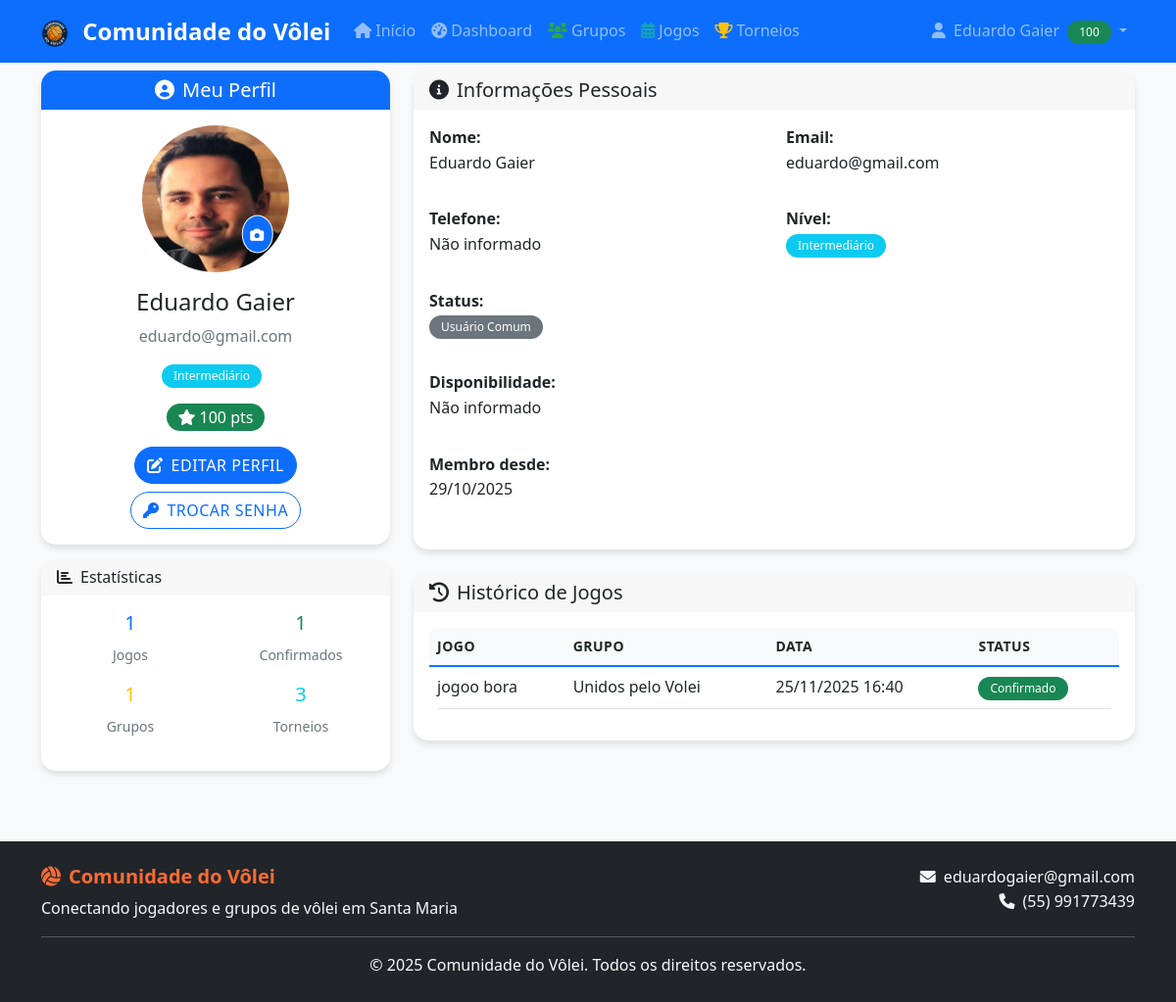
The app's page /perfil.php (signed in), older data.
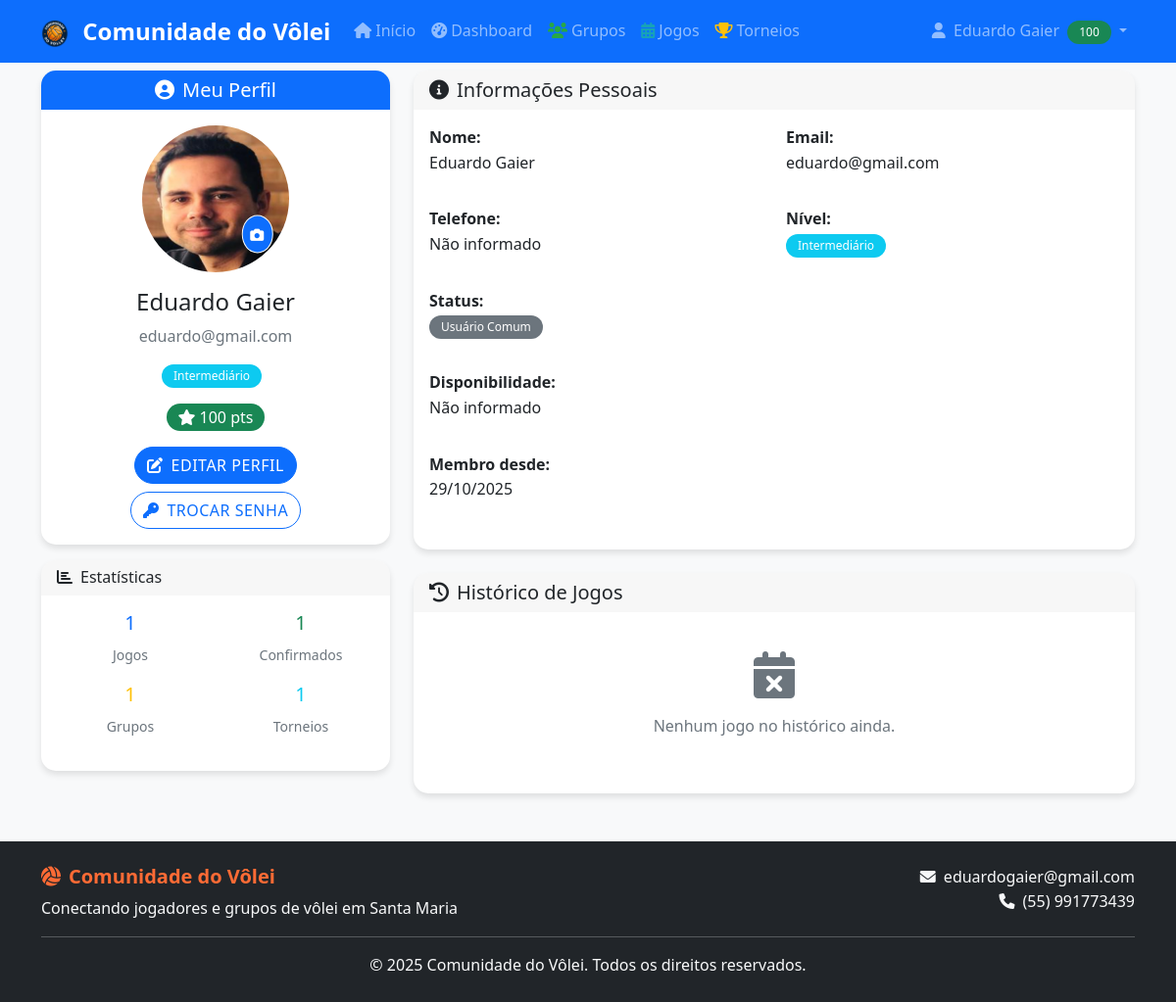
The same page, newer data.
### tables this page shows
CREATE TABLE `jogos` (
  `id` int(11) NOT NULL,
  `grupo_id` int(11) DEFAULT NULL,
  `titulo` varchar(100) NOT NULL,
  `descricao` text DEFAULT NULL,
  `data_jogo` datetime NOT NULL,
  `data_fim` datetime DEFAULT NULL,
  `local` varchar(200) NOT NULL,
  `max_jogadores` int(11) DEFAULT 12,
  `vagas_disponiveis` int(11) DEFAULT 12,
  `status` enum('Aberto','Fechado','Em Andamento','Finalizado') DEFAULT 'Aberto',
  `criado_por` int(11) NOT NULL,
  `data_criacao` timestamp NOT NULL DEFAULT current_timestamp(),
  `modalidade` enum('Volei','Volei Quadra','Volei Areia','Beach Tenis') DEFAULT NULL,
  `contato` text DEFAULT NULL
);

CREATE TABLE `grupos` (
  `id` int(11) NOT NULL,
  `nome` varchar(100) NOT NULL,
  `logo_id` int(11) DEFAULT NULL,
  `descricao` text DEFAULT NULL,
  `nivel` enum('Iniciante','Amador','Avançado','Profissional') DEFAULT NULL,
  `administrador_id` int(11) NOT NULL,
  `local_principal` varchar(200) DEFAULT NULL,
  `contato` text DEFAULT NULL,
  `ativo` tinyint(1) DEFAULT 1,
  `data_criacao` timestamp NOT NULL DEFAULT current_timestamp(),
  `modalidade` enum('Vôlei','Vôlei Quadra','Vôlei Areia','Beach Tênis') DEFAULT NULL
);

CREATE TABLE `confirmacoes_presenca` (
  `id` int(11) NOT NULL,
  `jogo_id` int(11) NOT NULL,
  `usuario_id` int(11) NOT NULL,
  `status` enum('Confirmado','Ausente','Pendente') DEFAULT 'Pendente',
  `data_confirmacao` timestamp NOT NULL DEFAULT current_timestamp(),
  `observacoes` text DEFAULT NULL
);

### includes/db_connect.php (called while the page is built, shortened)
<?php
function executeQuery($pdo, $sql, $params = []) {
    try {
        $stmt = $pdo->prepare($sql);
        $stmt->execute($params);
        return $stmt;
    } catch(PDOException $e) {
        error_log("Erro na query: " . $e->getMessage());
        return false;
    }
}
?>

### includes/functions.php (called while the page is built, shortened)
<?php
function formatarData($data, $formato = 'd/m/Y H:i') {
    return date($formato, strtotime($data));
}
?>

### perfil.php (the view, shortened to what the changed rows need)
<?php
require_once 'includes/db_connect.php';
require_once 'includes/functions.php';
$sql = "SELECT
            COUNT(DISTINCT j.id) as total_jogos,
            COUNT(DISTINCT CASE WHEN cp.status = 'Confirmado' THEN j.id END) as jogos_confirmados,
            COUNT(DISTINCT CASE WHEN cp.status = 'Ausente' THEN j.id END) as jogos_ausente,
            COUNT(DISTINCT g.id) as total_grupos,
            COUNT(DISTINCT t.id) as total_torneios
        FROM usuarios u
        LEFT JOIN grupo_membros gm ON u.id = gm.usuario_id AND gm.ativo = 1
        LEFT JOIN grupos g ON gm.grupo_id = g.id AND g.ativo = 1
        LEFT JOIN jogos j ON g.id = j.grupo_id
        LEFT JOIN confirmacoes_presenca cp ON j.id = cp.jogo_id AND cp.usuario_id = u.id
        LEFT JOIN torneio_participantes tp ON u.id = tp.usuario_id
        LEFT JOIN torneios t ON tp.torneio_id = t.id
        WHERE u.id = ?";
$stmt = executeQuery($pdo, $sql, [$_SESSION['user_id']]);
$estatisticas = $stmt ? $stmt->fetch() : ['total_jogos' => 0, 'jogos_confirmados' => 0, 'jogos_ausente' => 0, 'total_grupos' => 0, 'total_torneios' => 0];
$sql = "SELECT j.*, g.nome as grupo_nome, cp.status as confirmacao_status
        FROM jogos j
        JOIN grupos g ON j.grupo_id = g.id
        LEFT JOIN confirmacoes_presenca cp ON j.id = cp.jogo_id AND cp.usuario_id = ?
        WHERE j.data_jogo < NOW() AND j.status = 'Finalizado'
        ORDER BY j.data_jogo DESC
        LIMIT 10";
$stmt = executeQuery($pdo, $sql, [$_SESSION['user_id']]);
$historico_jogos = $stmt ? $stmt->fetchAll() : [];
include 'includes/header.php';
?>
<div class="row">
    <div class="col-md-4 mb-4">
        <div class="card mt-3">
            <div class="card-body">
                <div class="row text-center">
                    <div class="col-6 mb-3">
                        <h5 class="text-info"><?php echo $estatisticas['total_torneios']; ?></h5>
                        <small class="text-muted">Torneios</small>
                    </div>
                </div>
            </div>
        </div>
    </div>
    <div class="col-md-8">
        <div class="card">
            <div class="card-body">
                <?php if (empty($historico_jogos)): ?>
                    <div class="text-center py-4">
                        <i class="fas fa-calendar-times fa-3x text-muted mb-3"></i>
                        <p class="text-muted">Nenhum jogo no histórico ainda.</p>
                    </div>
                <?php else: ?>
                    <div class="table-responsive">
                        <table class="table table-hover">
                            <thead>
                                <tr>
                                    <th>Jogo</th>
                                    <th>Grupo</th>
                                    <th>Data</th>
                                    <th>Status</th>
                                </tr>
                            </thead>
                            <tbody>
                                <?php foreach ($historico_jogos as $jogo): ?>
                                    <tr>
                                        <td><?php echo htmlspecialchars($jogo['titulo']); ?></td>
                                        <td><?php echo htmlspecialchars($jogo['grupo_nome']); ?></td>
                                        <td><?php echo formatarData($jogo['data_jogo']); ?></td>
                                        <td>
                                            <?php if ($jogo['confirmacao_status']): ?>
                                                <span class="badge bg-<?php echo $jogo['confirmacao_status'] === 'Confirmado' ? 'success' : 'danger'; ?>">
                                                    <?php echo $jogo['confirmacao_status']; ?>
                                                </span>
                                            <?php else: ?>
                                                <span class="badge bg-secondary">Não participou</span>
                                            <?php endif; ?>
                                        </td>
                                    </tr>
                                <?php endforeach; ?>
                            </tbody>
                        </table>
                    </div>
                <?php endif; ?>
            </div>
        </div>
    </div>
</div>
<?php include 'includes/footer.php'; ?>
<link href="https://cdnjs.cloudflare.com/ajax/libs/cropperjs/1.5.13/cropper.min.css" rel="stylesheet">

Row changes from the older to the newer data that the page shows:
no longer on this page (row edited): jogos: titulo "jogoo bora", grupo.nome "Unidos pelo Volei", data_jogo "25/11/2025 16:40", confirmacoes_presenca.status "Confirmado"
Text that changed along with them:
$estatisticas['total_torneios']: "3" → "1"
text no longer shown: "JOGO GRUPO DATA STATUS"
text now shown: "Nenhum jogo no histórico ainda."
